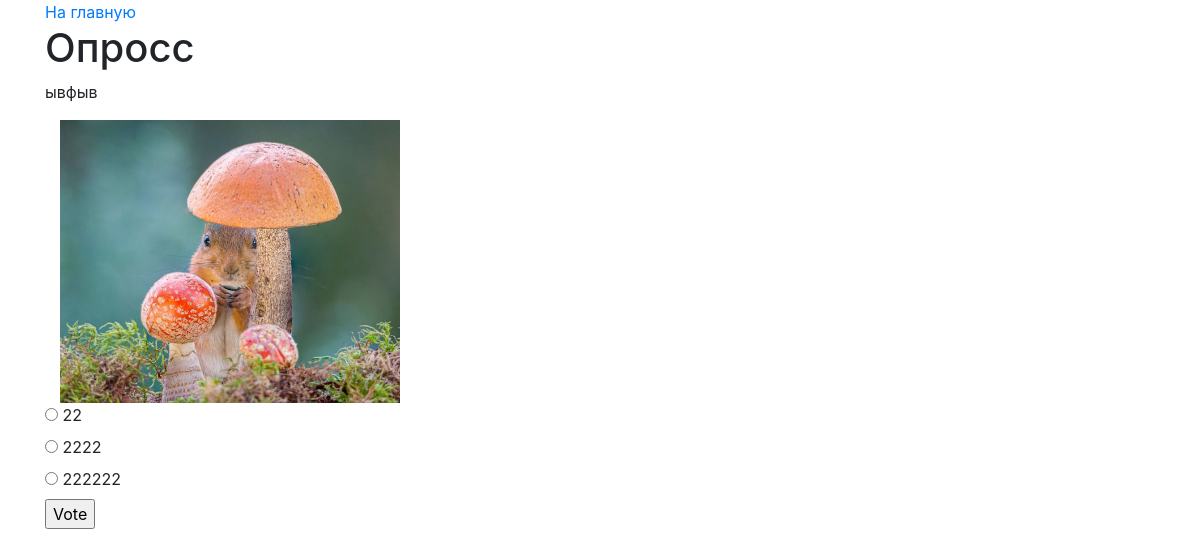
Page /2/ on the committed database.
### polls/models.py (models this page shows, shortened)
class Question(models.Model):
    question_text = models.CharField(max_length=200, verbose_name='Текст вопроса')
    short_description = models.CharField(max_length=100, blank=True, verbose_name='Краткое описание')
    full_description = models.CharField(max_length=250, blank=True, verbose_name='Полное описание')
    pub_date = models.DateTimeField('date published')
    question_image = models.ImageField(upload_to=get_name_file, blank=True, validators=[
        FileExtensionValidator(allowed_extensions=['png', 'jpg', 'jpeg', 'bmp']),
        validate_image_size], verbose_name='Изображение')
    def was_published_recently(self):
        return self.pub_date >= timezone.now() - datetime.timedelta(days=1)
    class Meta:
        verbose_name = 'Опросы'
        verbose_name_plural = 'Опросы'
        ordering = ['pub_date']

class Choice(models.Model):
    question = models.ForeignKey(Question, on_delete=models.CASCADE)
    choice_text = models.CharField(max_length=200, validators=[
        RegexValidator(), ])
    votes = models.IntegerField(default=0)

### polls/views.py (the view)
# urls.py: path('<int:pk>/', views.DetailView.as_view(), name='detail'),
class DetailView(generic.DetailView):
    model = Question
    template_name = 'polls/detail.html'

### polls/templates/polls/detail.html (shortened to what this page needs)
{% load bootstrap4 %}
{% bootstrap_css %}
{% block content %}
    {% if question.was_published_recently or request.user.is_staff %}
        <div class="container">
            <a class="button" href="{% url 'polls:index' %}">На главную</a>
            <form action="{% url 'polls:vote' question.id %}" method="post">
                <fieldset>
                    <h1>{{ question.question_text }}</h1>
                    <p>{{ question.full_description }}</p>
                    {% if question.question_image %}
                        <img src="{{ question.question_image.url }}" alt="Изображение вопроса" class="col-4"><br>
                    {% else %}
                        <p>Нет изображения</p>
                    {% endif %}
                    {% for choice in question.choice_set.all %}
                        <input type="radio" name="choice" id="choice{{ forloop.counter }}" value="{{ choice.id }}">
                        <label for="choice{{ forloop.counter }}">{{ choice.choice_text }}</label><br>
                    {% endfor %}
                </fieldset>
                <input type="submit" value="Vote">
            </form>
        </div>
    {% else %}
        <p>у этого опроса истек срок жизни</p>
    {% endif %}
{% endblock %}

### rows in the picture
Question: question_text "Опросс", full_description "ывфыв", question_image (picture)
Choice: choice_text "22"
Choice: choice_text "2222"
Choice: choice_text "222222"
